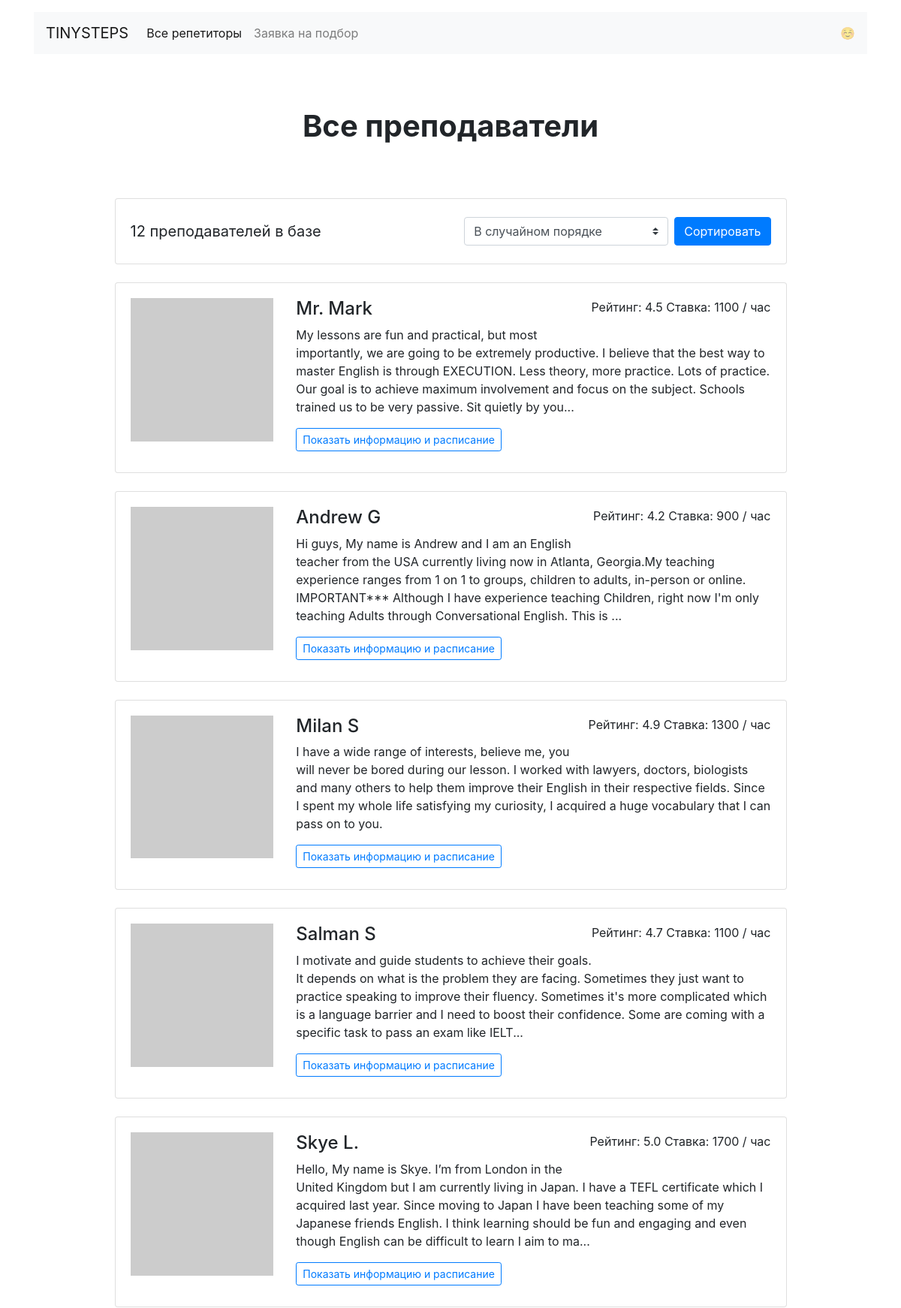
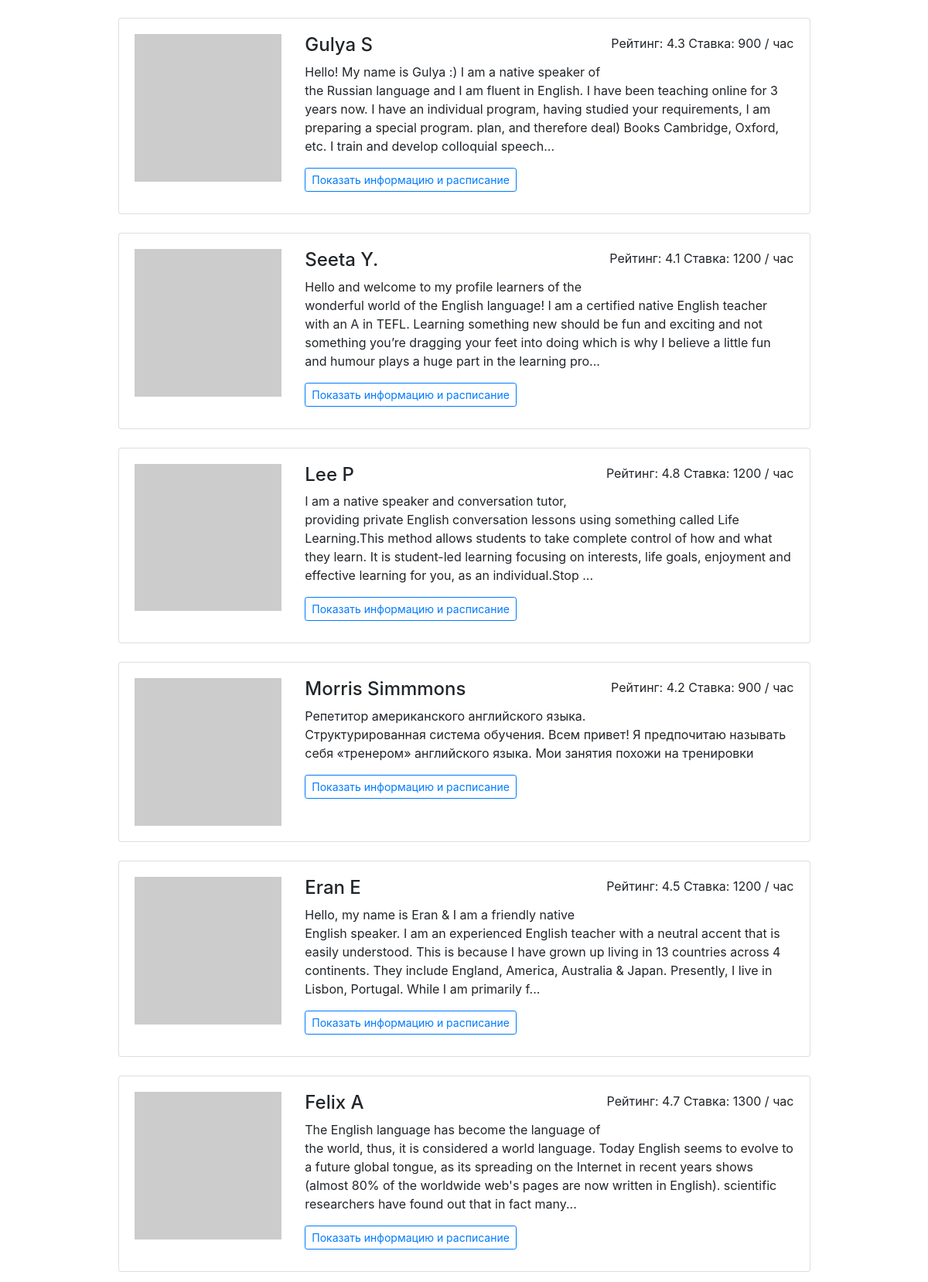
Page /all/ (upper part) on the committed database (2 pictures, top to bottom).
### models.py (models this page shows)
class Teacher(db.Model):
    __tablename__ = "teachers"
    id = db.Column(db.Integer, primary_key=True)
    name = db.Column(db.String, nullable=False)
    about = db.Column(db.String, nullable=False)
    rating = db.Column(db.Float, nullable=False)
    picture = db.Column(db.String, nullable=False)
    price = db.Column(db.Integer, nullable=False)
    free = db.Column(db.String, nullable=False)
    goals = db.relationship(
        "Goal", secondary=asocciation_table, back_populates="teachers"
    )
    bookings = db.relationship('Booking', back_populates='teachers')

### views.py (the view, shortened to what this page needs)
@app.route("/all/", methods=["POST", "GET"])
def all_view():
    form = SortingForm()
    goals = Goal.query.all()
    teachers = None
    if teachers is None:
        teachers = Teacher.query.all()
        random.shuffle(teachers)
    return render_template("all.html", form=form, goals=goals, teachers=teachers)

### forms.py
class SortingForm(FlaskForm):
    sort = SelectField("Сколько времени есть?", choices=[(1, "В случайном порядке"),
                                                         (2, "Сначала лучшие по рейтингу"),
                                                         (3, "Сначала дорогие"),
                                                         (4, "Сначала недорогие")])

### templates/all.html (shortened to what this page needs)
{% extends 'base.html' %}
{% block content %}
<main class="container mt-3 mb-5">
    <section>
        <h1 class="h1 text-center mx-auto mt-4 py-5"><strong>Все преподаватели</strong></h1>
        <div class="col-12 col-lg-10 offset-lg-1 m-auto">
            <div class="card mb-4">
                <div class="card-body align-right">
                    <p class="lead float-left d-inline-block mt-2 mb-0"><strong>{{teachers | length }} преподавателей в
                        базе</strong></p>
                    <form class="float-right d-inline-block" action="/all/" method="post">
                        <div class="form-inline">
                            <select class="custom-select my-1 mr-2" id="sort" name="sort">
                                {% for subfield in form.sort %}
                                {{ subfield() }}
                                {% endfor %}
                            </select>
                            <button type="submit" class="btn btn-primary my-1">Сортировать</button>
                        </div>
                    </form>
                </div>
            </div>
            {% for teacher in teachers%}
            <div class="card mb-4">
                <div class="card-body">
                    <div class="row">
                        <div class="col-3"><img src="{{teacher.picture}}" class="img-fluid" alt=""></div>
                        <div class="col-9">
                            <p class="float-right">Рейтинг: {{teacher.rating}} Ставка: {{ teacher.price }} /
                                час</p>
                            <h2 class="h4">{{ teacher.name }}</h2>
                            <p> {{ teacher.about | truncate(340, True)}} </p>
                            <a href="/profile/{{ teacher.id }}/" class="btn btn-outline-primary btn-sm mr-3
                            mb-2">Показать информацию и расписание</a>
                        </div>
                    </div>
                </div>
            </div>
            {% endfor %}
        </div>
</main>
{% endblock %}

### rows in the picture
Teacher: rating "4.5", price "1100", name "Mr. Mark", about "My lessons are fun and practical, but most importantly, we are going to be extremely productive. I believe that the best way to master English is through EXECUTION. Less theory, more practice. Lots of practice. Our goal is to achieve maximum involvement and focus on the subject. Schools trained us to be very passive. Sit quietly by you..."
Teacher: rating "4.2", price "900", name "Andrew G", about "Hi guys, My name is Andrew and I am an English teacher from the USA currently living now in Atlanta, Georgia.My teaching experience ranges from 1 on 1 to groups, children to adults, in-person or online. IMPORTANT*** Although I have experience teaching Children, right now I'm only teaching Adults through Conversational English. This is ..."
Teacher: rating "4.9", price "1300", name "Milan S", about "I have a wide range of interests, believe me, you will never be bored during our lesson. I worked with lawyers, doctors, biologists and many others to help them improve their English in their respective fields. Since I spent my whole life satisfying my curiosity, I acquired a huge vocabulary that I can pass on to you."
Teacher: rating "4.7", price "1100", name "Salman S", about "I motivate and guide students to achieve their goals. It depends on what is the problem they are facing. Sometimes they just want to practice speaking to improve their fluency. Sometimes it's more complicated which is a language barrier and I need to boost their confidence. Some are coming with a specific task to pass an exam like IELT..."
Teacher: rating "5.0", price "1700", name "Skye L.", about "Hello, My name is Skye. I’m from London in the United Kingdom but I am currently living in Japan. I have a TEFL certificate which I acquired last year. Since moving to Japan I have been teaching some of my Japanese friends English. I think learning should be fun and engaging and even though English can be difficult to learn I aim to ma..."
Teacher: rating "4.3", price "900", name "Gulya S", about "Hello! My name is Gulya :) I am a native speaker of the Russian language and I am fluent in English. I have been teaching online for 3 years now. I have an individual program, having studied your requirements, I am preparing a special program. plan, and therefore deal) Books Cambridge, Oxford, etc. I train and develop colloquial speech..."
Teacher: rating "4.1", price "1200", name "Seeta Y.", about "Hello and welcome to my profile learners of the wonderful world of the English language! I am a certified native English teacher with an A in TEFL. Learning something new should be fun and exciting and not something you’re dragging your feet into doing which is why I believe a little fun and humour plays a huge part in the learning pro..."
Teacher: rating "4.8", price "1200", name "Lee P", about "I am a native speaker and conversation tutor, providing private English conversation lessons using something called Life Learning.This method allows students to take complete control of how and what they learn. It is student-led learning focusing on interests, life goals, enjoyment and effective learning for you, as an individual.Stop ..."
Teacher: rating "4.2", price "900", name "Morris Simmmons", about "Репетитор американского английского языка. Структурированная система обучения. Всем привет! Я предпочитаю называть себя «тренером» английского языка. Мои занятия похожи на тренировки"
Teacher: rating "4.5", price "1200", name "Eran E", about "Hello, my name is Eran & I am a friendly native English speaker. I am an experienced English teacher with a neutral accent that is easily understood. This is because I have grown up living in 13 countries across 4 continents. They include England, America, Australia & Japan. Presently, I live in Lisbon, Portugal. While I am primarily f..."
Teacher: rating "4.7", price "1300", name "Felix A", about "The English language has become the language of the world, thus, it is considered a world language. Today English seems to evolve to a future global tongue, as its spreading on the Internet in recent years shows (almost 80% of the worldwide web's pages are now written in English). scientific researchers have found out that in fact many..."

### other values in the picture
{{ teachers | length }} "12"
form field sort "В случайном порядке"
